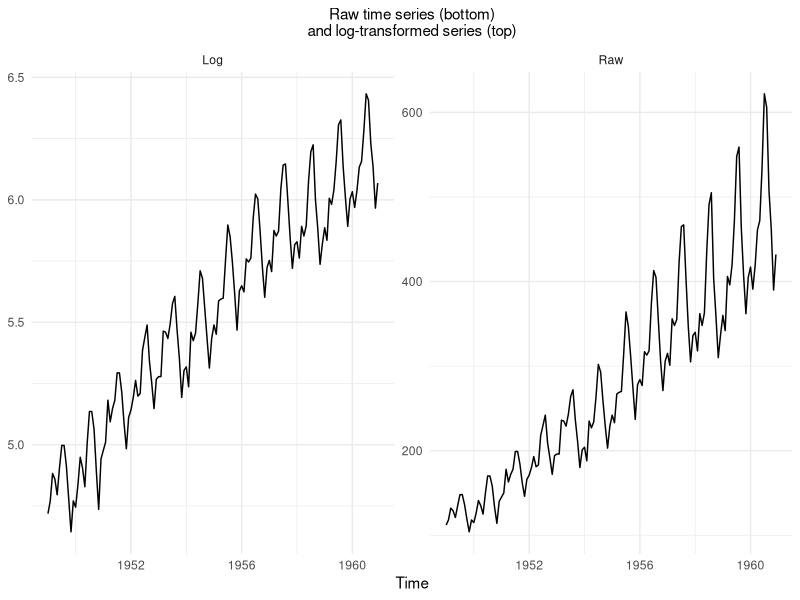
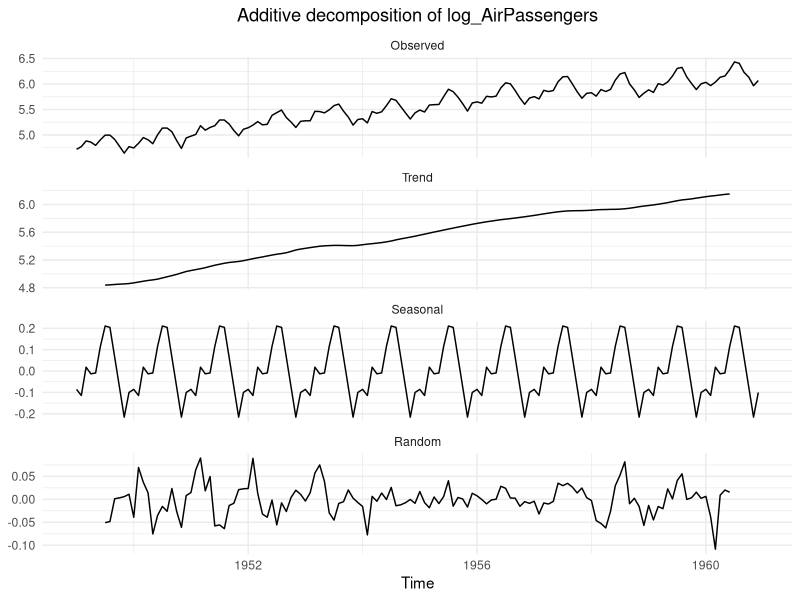
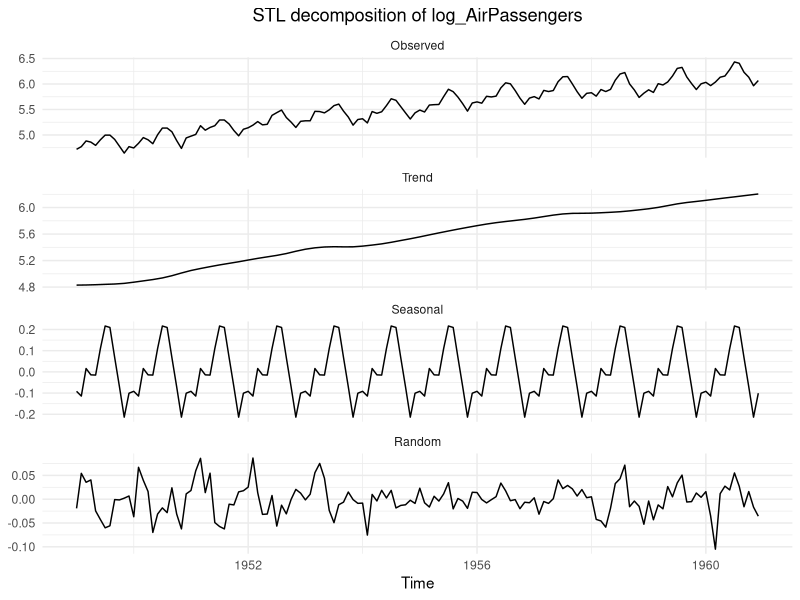
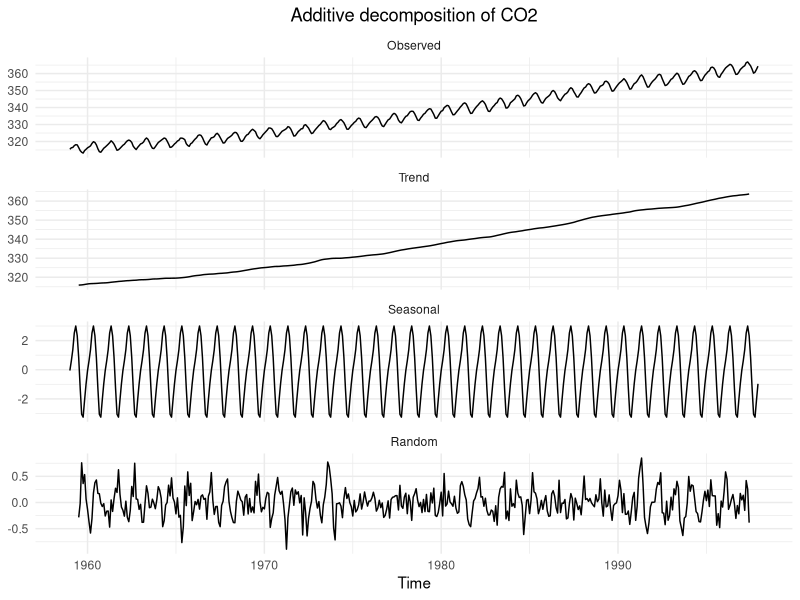
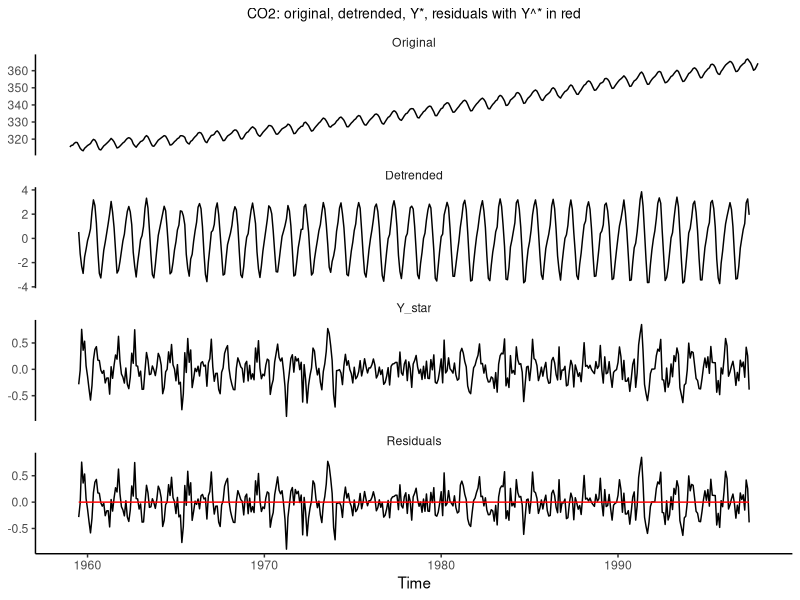
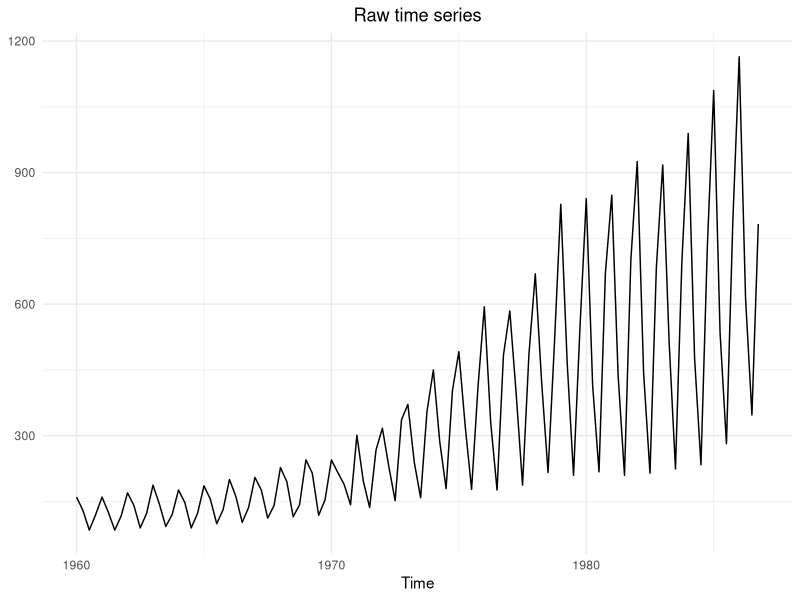
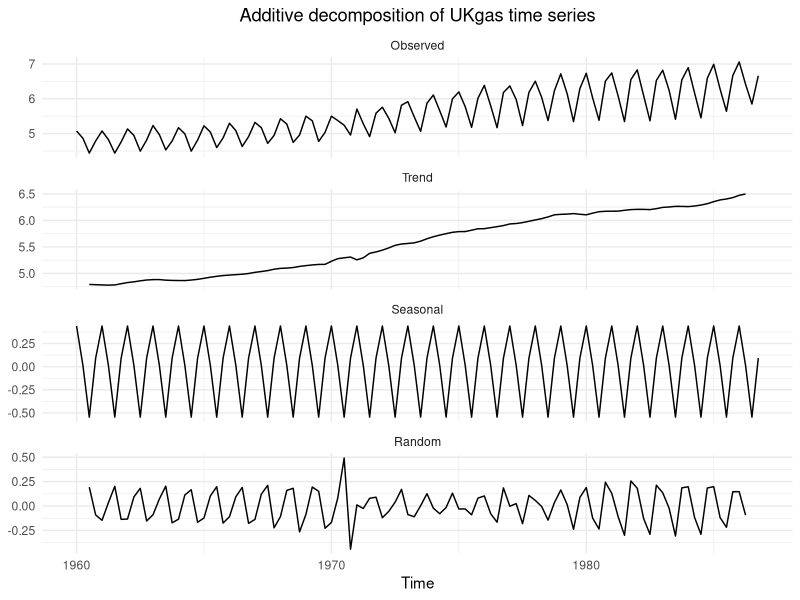
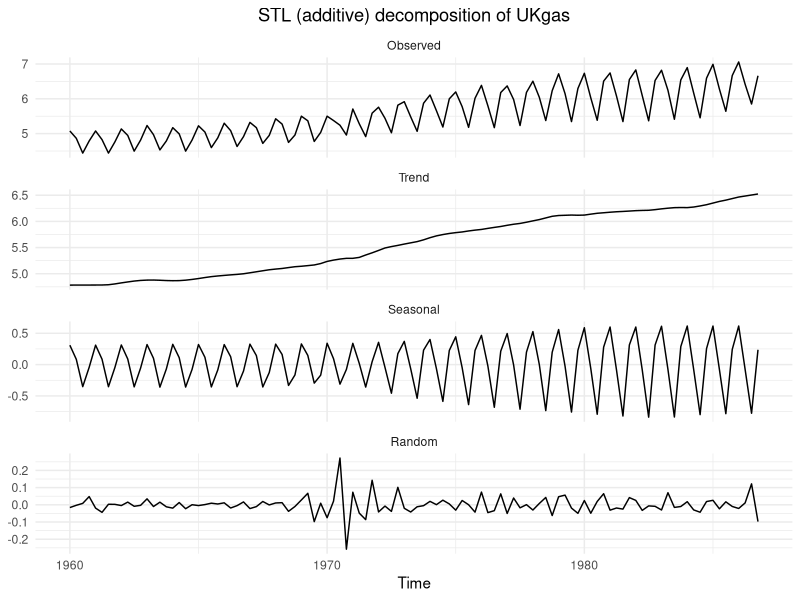

Source code (R) for these figures, in order:
## ---- chunk 1
library(ggplot2)
library(tidyr)
knitr::opts_chunk$set(echo = FALSE)

library(ggplot2)
library(tidyr)

setwd("~/Documents/R")

plot_ts_gg <- function(x,
                       title = NULL,
                       theme_fn = theme_bw,
                       facet_ncol = 1,
                       wrap_width = 45) {

  if (inherits(x, "decomposed.ts")) {

    df <- data.frame(
      Time     = as.numeric(time(x$x)),
      Observed = as.numeric(x$x),
      Trend    = as.numeric(x$trend),
      Seasonal = as.numeric(x$seasonal),
      Random   = as.numeric(x$random)
    )

  } else if (inherits(x, "stl")) {

    df <- data.frame(
      Time     = as.numeric(time(x$time.series)),
      Observed = as.numeric(rowSums(x$time.series)),
      Trend    = as.numeric(x$time.series[, "trend"]),
      Seasonal = as.numeric(x$time.series[, "seasonal"]),
      Random   = as.numeric(x$time.series[, "remainder"])
    )

  } else if (inherits(x, "ts")) {

    df <- data.frame(
      Time  = as.numeric(time(x)),
      Value = as.numeric(x)
    )

    p <- ggplot(df, aes(Time, Value)) +
      geom_line() +
      labs(title = title, x = "Time", y = NULL) +
      theme_fn() +
      theme(plot.title = element_text(hjust = 0.5))

    if (!is.null(title)) {
      p <- p + labs(title = paste(strwrap(title, width = wrap_width),
                                  collapse = "\n"))
    }

    return(p)

  } else {
    stop("Input must be ts, decomposed.ts, or stl object.")
  }

  # Decomposition branch (decompose or stl)
  df_long <- pivot_longer(df, cols = -Time,
                          names_to = "Component",
                          values_to = "Value")

  df_long$Component <- factor(
    df_long$Component,
    levels = c("Observed", "Trend", "Seasonal", "Random")
  )

  p <- ggplot(df_long, aes(Time, Value)) +
    geom_line() +
    facet_wrap(~ Component, ncol = facet_ncol, scales = "free_y") +
    labs(title = title, x = "Time", y = NULL) +
    theme_fn() +
    theme(
      plot.title = element_text(hjust = 0.5),
      strip.background = element_blank()
    )

  if (!is.null(title)) {
    p <- p + labs(title = paste(strwrap(title, width = wrap_width),
                                collapse = "\n"))
  }

  p
}

plot_multi_ts_gg <- function(x,
                             title = NULL,
                             theme_fn = theme_bw,
                             wrap_width = 45) {

  if (!inherits(x, "ts"))
    stop("x must be a ts or multivariate ts (e.g., cbind(...))")

  df <- data.frame(Time = as.numeric(time(x)),
                   as.data.frame(x))

  df_long <- pivot_longer(df, cols = -Time,
                          names_to = "Series",
                          values_to = "Value")

  if (!is.null(title))
    title <- paste(strwrap(title, width = wrap_width), collapse = "\n")

  ggplot(df_long, aes(Time, Value)) +
    geom_line() +
    facet_wrap(~ Series, ncol = 1, scales = "free_y") +
    labs(title = title, x = "Time", y = NULL) +
    theme_fn() +
    theme(
      plot.title = element_text(hjust = 0.5),
      strip.background = element_blank()
    )
}



## ---- chunk 2
# Exercise 1.1
x<-rnorm(24, sd=2)
y<-ts(x)
y
## ---- chunk 3
# Exercise 1.4
log_AirPassengers<-log(AirPassengers)
comb<-cbind(log_AirPassengers,AirPassengers)

library(ggplot2)
library(tidyr)

df <- data.frame(
  Time = as.numeric(time(AirPassengers)),
  Raw  = as.numeric(AirPassengers),
  Log  = as.numeric(log(AirPassengers))
)

df_long <- pivot_longer(df, cols = c(Log, Raw),
                        names_to = "Series",
                        values_to = "Value")

df_long$Series <- factor(df_long$Series, levels = c("Log", "Raw"))

ggplot(df_long, aes(Time, Value)) +
  geom_line() +
  facet_wrap(~ Series, ncol = 2, scales = "free_y") +
  labs(
    title = "Raw time series (bottom)\nand log-transformed series (top)",
    x = "Time",
    y = NULL
  ) +
  theme_minimal() +
  theme(
    plot.title = element_text(size = 11, hjust = 0.5),
    strip.background = element_blank()
  )

## ---- chunk 4
m<-decompose(log_AirPassengers,type="additive")

plot_ts_gg(
  m,
  title = "Additive decomposition of log_AirPassengers",
  theme_fn = theme_minimal
)
## ---- chunk 5
s<-stl(log_AirPassengers,s.window="periodic")

plot_ts_gg(
  s,
  title = "STL decomposition of log_AirPassengers",
  theme_fn = theme_minimal
)
## ---- chunk 6
# Exercise 2

# decompose and plot the components
m<-decompose(co2,type="additive")

plot_ts_gg(
  m,
  title = "Additive decomposition of CO2",
  theme_fn = theme_minimal
)

# 4-panel plot
detrended <- co2 - m$trend
Y_star    <- co2 - m$trend - m$seasonal
residuals <- m$random
diff_line <- residuals - Y_star

df <- data.frame(
  Time      = as.numeric(time(co2)),
  Original  = as.numeric(co2),
  Detrended = as.numeric(detrended),
  Y_star    = as.numeric(Y_star),
  Residuals = as.numeric(residuals),
  Diff      = as.numeric(diff_line)
)

# long data for the 4 panels
df_long <- pivot_longer(
  df,
  cols = c(Original, Detrended, Y_star, Residuals),
  names_to = "Panel",
  values_to = "Value"
)

df_long$Panel <- factor(df_long$Panel,
                        levels = c("Original", "Detrended", "Y_star", "Residuals"))

# data for the red line
df_diff <- data.frame(
  Time  = df$Time,
  Panel = factor("Residuals", levels = levels(df_long$Panel)),
  Diff  = df$Diff
)

ggplot(df_long, aes(Time, Value)) +
  geom_line() +
  geom_line(data = df_diff, aes(Time, Diff), color = "red") +
  facet_wrap(~ Panel, ncol = 1, scales = "free_y") +
  labs(title = strwrap("CO2: original, detrended, Y*, residuals with Y^* in red"),
       x = "Time",
       y = NULL) +
  theme_classic() +
  theme(
    plot.title = element_text(size = 10, hjust = 0.5),
    strip.background = element_blank()
  )


## ---- chunk 7
# Exercise 3
#1
plot_ts_gg(
  UKgas,
  title = "Raw time series",
  theme_fn = theme_minimal
)

#2
m<-decompose(log(UKgas), type="additive")
plot_ts_gg(
  m,
  title = "Additive decomposition of UKgas time series",
  theme_fn = theme_minimal
)
## ---- chunk 8
s <- stl(log(UKgas), s.window = 7)
plot_ts_gg(
  s,
  title = "STL (additive) decomposition of UKgas",
  theme_fn = theme_minimal
)

## ---- chunk 9
hw<-HoltWinters(log(UKgas),seasonal = "additive")
plot(hw, main = "Holt-Winters decomposition")

## ---- chunk 10
hw<-HoltWinters(log(UKgas),seasonal = "additive")
note <- sprintf("alpha = %.3f, beta = %.3f, gamma = %.3f",
                hw$alpha, hw$beta, hw$gamma)

## ---- chunk 11
# Exercise 4
m<-HoltWinters(Nile, beta = FALSE, gamma = FALSE)
s<-HoltWinters(Nile, alpha = 0.1, beta = FALSE, gamma = FALSE)
t<-HoltWinters(Nile, alpha = 0.9, beta = FALSE, gamma = FALSE)

mape = function(y, yhat){ mean(abs(y - yhat)/y) }

y_m <- window(Nile, start = time(Nile)[2])
m_mape <- mape(y_m, m$fitted[,1])
s_mape <- mape(y_m, s$fitted[,1])
t_mape <- mape(y_m, t$fitted[,1])

knitr::kable(
  data.frame(
    Alpha = c(round(m$alpha, 3), 0.1, 0.9),
    MAPE  = round(c(m_mape, s_mape, t_mape), 4)
  ),
  digits = 4,
  caption = "MAPE comparison for different α values"
)


op <- par(mfrow = c(4,1), mar = c(2,4,1,1))
plot(Nile, main = "Original Nile time series")
plot(m, main = "alpha: 0.24")
plot(s, main = "alpha: 0.1")
plot(t, main = "alpha: 0.9")



## ---- chunk 12

## ---- chunk 13
# Exercise 5
